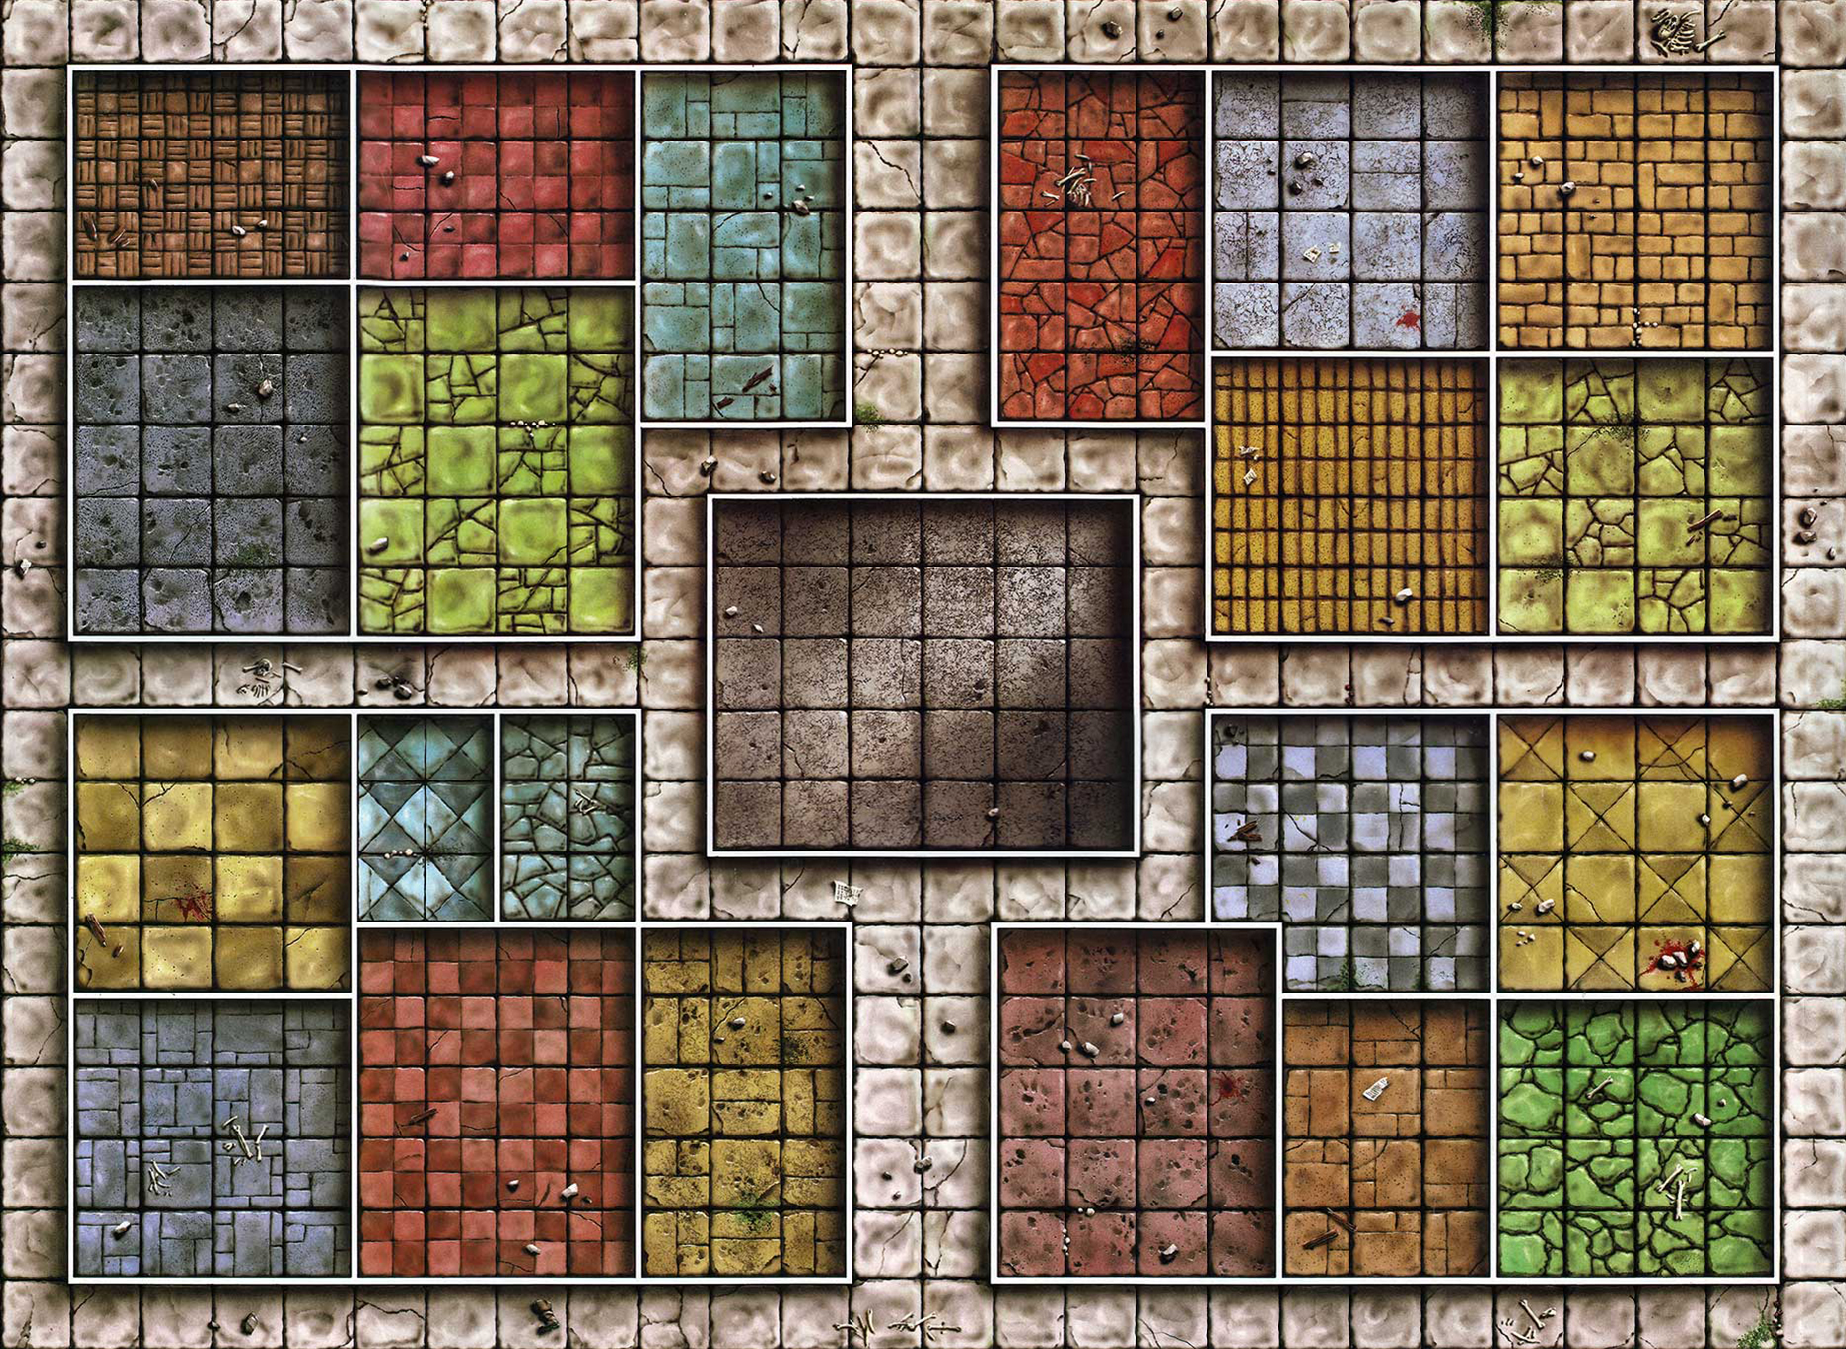

Tiled map render using the project's own tile images. Description and the map definition, with tile-layer contents summarised, below:
An orthogonal 26x19 tile map with 71x71 px tiles, 1 tile layer (gameboard), 3 tilesets.

<map version="1.0" orientation="orthogonal" width="26" height="19" tilewidth="71" tileheight="71">
 <tileset firstgid="1" name="gameboard" tilewidth="72" tileheight="72">
  <image source="../assets/board/gameboard.jpg" width="1872" height="1369" />
 </tileset>
 <tileset firstgid="495" name="miniatures" tilewidth="71" tileheight="71">
  <image source="../assets/miniatures/miniatures.jpg" trans="ffffff" width="355" height="355" />
 </tileset>
 <tileset firstgid="520" name="dice" tilewidth="71" tileheight="71">
  <image source="../assets/stuff/dice.jpg" width="213" height="142" />
 </tileset>
 <layer name="gameboard" width="26" height="19">
  <data>[494 cells, 494 non-empty, 494 distinct tile ids]</data>
 </layer>
</map>